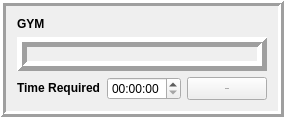
           <widget class="QFrame" name="frame_8">
            <property name="sizePolicy">
             <sizepolicy hsizetype="Preferred" vsizetype="Preferred">
              <horstretch>0</horstretch>
              <verstretch>0</verstretch>
             </sizepolicy>
            </property>
            <property name="frameShape">
             <enum>QFrame::Box</enum>
            </property>
            <property name="frameShadow">
             <enum>QFrame::Raised</enum>
            </property>
            <property name="lineWidth">
             <number>3</number>
            </property>
            <layout class="QGridLayout" name="gridLayout_17">
             <item row="1" column="0" rowspan="3" colspan="3">
              <widget class="QLabel" name="label_29">
               <property name="frameShape">
                <enum>QFrame::Box</enum>
               </property>
               <property name="frameShadow">
                <enum>QFrame::Raised</enum>
               </property>
               <property name="lineWidth">
                <number>5</number>
               </property>
               <property name="text">
                <string/>
               </property>
               <property name="pixmap">
                <pixmap resource="check_in.qrc">:/newPrefix/check in_qrc/gym2.png</pixmap>
               </property>
               <property name="scaledContents">
                <bool>true</bool>
               </property>
              </widget>
             </item>
             <item row="4" column="1">
              <widget class="QTimeEdit" name="timeEdit_2">
               <property name="font">
                <font>
                 <pointsize>9</pointsize>
                </font>
               </property>
              </widget>
             </item>
             <item row="0" column="0" colspan="2">
              <widget class="QLabel" name="label_40">
               <property name="sizePolicy">
                <sizepolicy hsizetype="Preferred" vsizetype="Maximum">
                 <horstretch>0</horstretch>
                 <verstretch>0</verstretch>
                </sizepolicy>
               </property>
               <property name="font">
                <font>
                 <weight>75</weight>
                 <bold>true</bold>
                </font>
               </property>
               <property name="text">
                <string>GYM</string>
               </property>
              </widget>
             </item>
             <item row="4" column="0">
              <widget class="QLabel" name="label_19">
               <property name="sizePolicy">
                <sizepolicy hsizetype="Preferred" vsizetype="Maximum">
                 <horstretch>0</horstretch>
                 <verstretch>0</verstretch>
                </sizepolicy>
               </property>
               <property name="font">
                <font>
                 <weight>75</weight>
                 <bold>true</bold>
                </font>
               </property>
               <property name="text">
                <string>Time Required</string>
               </property>
              </widget>
             </item>
             <item row="4" column="2">
              <widget class="QPushButton" name="pushButton_4">
               <property name="sizePolicy">
                <sizepolicy hsizetype="Preferred" vsizetype="Preferred">
                 <horstretch>0</horstretch>
                 <verstretch>0</verstretch>
                </sizepolicy>
               </property>
               <property name="minimumSize">
                <size>
                 <width>52</width>
                 <height>0</height>
                </size>
               </property>
               <property name="font">
                <font>
                 <pointsize>-1</pointsize>
                </font>
               </property>
               <property name="text">
                <string>Ask Now</string>
               </property>
              </widget>
             </item>
            </layout>
           </widget>
